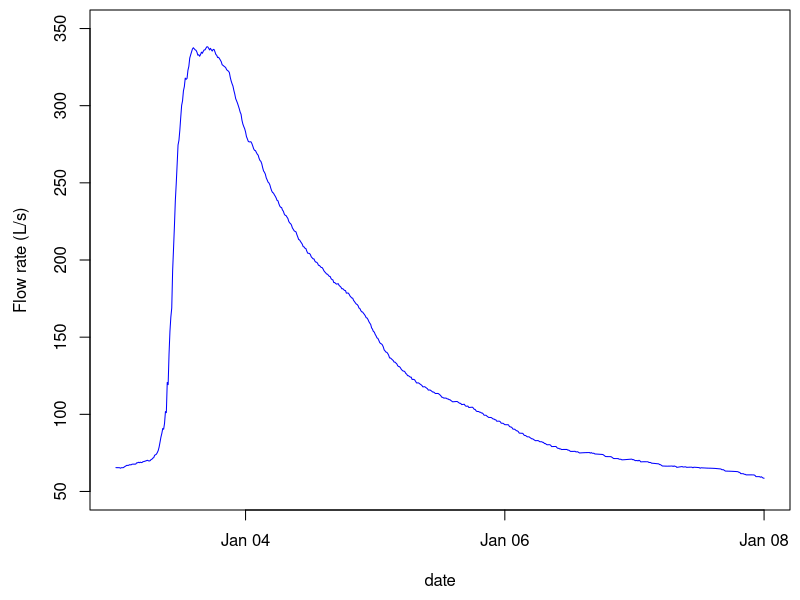

Generate this figure with R:
## ---- chunk 1
knitr::opts_chunk$set(echo = TRUE)
## ---- chunk 2
summary(cars)
## ---- chunk 3
library(shape)
hydgph<-read.csv(file = "hydgph.csv", header = TRUE)
names(hydgph)=c("date","Q","NO3")
date=as.POSIXct(hydgph$date, format = "%Y-%m-%d %H:%M:%S");Q=hydgph$Q*1000
par(mar=c(4.5,4.5,0.5,0.5))
xlimHG=as.POSIXct(c("1999-01-03 00:00:00","1999-01-08 00:00:00"));ylimHG=c(50,350)
plot(date,Q,xlab = "date",ylab = "Flow rate (L/s)",type = "l",col="blue",xlim=xlimHG,ylim=ylimHG)
